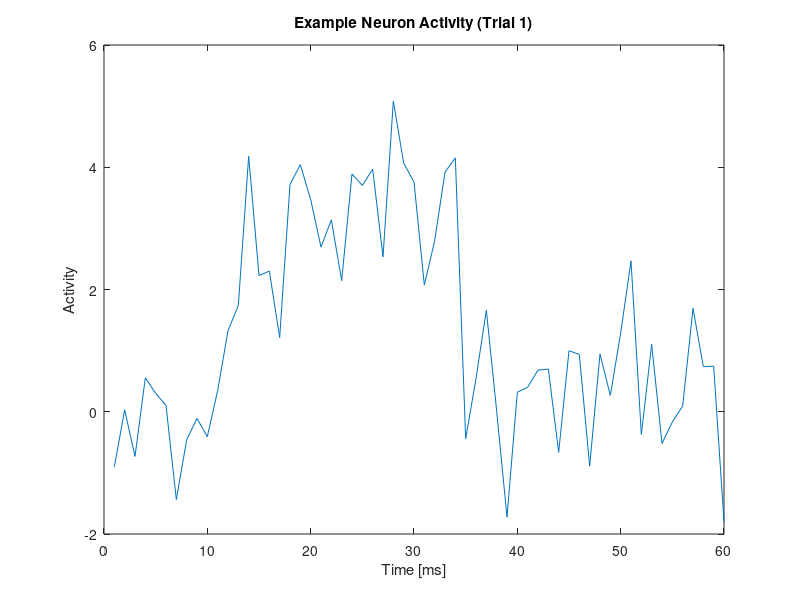

MATLAB code to generate this figure: (Note: this script raises an error after producing the figure.)
%% *Tutorial: Overview of how to use the MINT toolbox -  MI*
% This tutorial provides an introduction on how to use the MI function from 
% the MINT toolbox to compute Mutual Information. 
%% Data simulation
% This simulation models neural activity in response to two types of stimuli 
% over multiple trials, simulating a network of 20 neurons across 60 ms and 200 
% trials. Each neuron has a baseline activity with noise. Neurons are categorized 
% as responsive to stimulus 1, stimulus 2, or non-responsive. When the assigned 
% stimulus is presented, responsive neurons show an activity spike within a random 
% window (variable in onset and duration), while non-responsive neurons maintain 
% baseline activity. You can change the parameters of the simulation in order 
% to explore the influence on the results.

clc, clear
rng(0)
nNeurons = 20;          
nTimepoints = 60;  %ms      
nTrials = 100;  

baselineActivity = 0.2;  % Baseline activity level
noiseLevel = 0.9;        % Level of random noise in baseline activity
stimulus_amplitude = 3;  % Increase in activity for stimulus-responsive neurons

stimulus = randi([1, 2], 1, nTrials);

% Assign neurons to respond to either stimulus 1, stimulus 2, or not respond
respond_to_stimulus1 = randperm(nNeurons, floor(nNeurons / 3)); 
remaining_neurons = setdiff(1:nNeurons, respond_to_stimulus1); 
respond_to_stimulus2 = remaining_neurons(randperm(length(remaining_neurons), floor(nNeurons / 3))); 
non_responsive_neurons = setdiff(1:nNeurons, [respond_to_stimulus1, respond_to_stimulus2]);

% Create baseline neural activity (nNeurons x nTimepoints x nTrials)
neural_data = baselineActivity + noiseLevel * randn(nNeurons, nTimepoints, nTrials);

% Embed stimulus-related activity for neurons responsive to stimulus 1
for neuron = respond_to_stimulus1
    response_window_start = randi([10, 30]); % Random start of window 
    response_window_length = randi([5, 25]); % Random length of window
    response_window_end = min(response_window_start + response_window_length, nTimepoints);    
    % Increase activity during the response window in each trial where stimulus == 1
    for trial = 1:nTrials
        if stimulus(trial) == 1
            neural_data(neuron, response_window_start:response_window_end, trial) = ...
                neural_data(neuron, response_window_start:response_window_end, trial) + stimulus_amplitude;
        end
    end
end

% Embed stimulus-related activity for neurons responsive to stimulus 2
for neuron = respond_to_stimulus2
    response_window_start = randi([10, 30]); % Random start of window 
    response_window_length = randi([5, 25]); % Random length of window
    response_window_end = min(response_window_start + response_window_length, nTimepoints);    
    % Increase activity during the response window in each trial where stimulus == 2
    for trial = 1:nTrials
        if stimulus(trial) == 2
            neural_data(neuron, response_window_start:response_window_end, trial) = ...
                neural_data(neuron, response_window_start:response_window_end, trial) + stimulus_amplitude;
        end
    end
end

% Visualize example data for a single neuron across time in a single trial
figure;
plot(squeeze(neural_data(1, :, 1)));
title('Example Neuron Activity (Trial 1)');
xlabel('Time [ms]');
ylabel('Activity');
% Settings of MI to compute the Mutual Information
% The |MI| function is designed to compute mutual information (MI) and related 
% information-theoretic measures between two sets of input data, referred to as 
% A and B. These inputs are provided as a cell array, where |inputs{1}| corresponds 
% to the first dataset (A) and |inputs{2}| corresponds to the second dataset (B). 
% If either A, B, or both inputs are time series, the output will also be returned 
% as a time series.
% 
% You can specify which types of entropy calculations you would like to perform 
% by passing a cell array of strings in the |req|O|utputs| parameter. To compute 
% the Mutual Information of A and B, specify {|'I(A;B)'}| as output request.
% 
% The |MI| function provides an array of optional parameters that can be specified 
% using a structure. These options allow for customization of the mutual information 
% calculations according to the user's requirements. If these parameters are not 
% provided, the function will default to predefined settings.
% 
% The options you can define are: 
%% 
% * 'bin_method'                 : specifies the method used to bin the data                                                   
% (default: none)                     
% * 'n_bins'                         : specifies the number of bins                                                                        
% (default: 3)
% * 'bias'                             : specifies the bias correction method                                                            
% (default: naive)
% * ('xtrp'/'shuff')                 : further specification for the bias correction 
% methods 'qe' and 'shuffSub'      (default: 10 xtrp/20 shuff)
% * 'supressWarnings'        : option to supress warnings e.g. for missing opts 
% fields                                (default: false)
% * 'NaN_handling'             : specify how to deal with NaN values in the 
% data                                          (default: error)
% * 'computeNulldist'          : If set to true, generates a null distribution 
% based on the specified inputs     (default: false)

% To bin your data, you must specify both the binning method and the number of bins. You can set different methods 
% or number of bins for each input. If only one is provided, it will be applied to all inputs. 
% For more details type 'help binning' in your Command Window.
MI_opts.bin_method = {'eqpop','none'};     % Options:                                      
                                            % 'eqpop' (equal population), 
                                            % 'eqspace' (equal spacing)
                                            % 'userEdges'
                                            % 'none' (no binning)                                   
MI_opts.n_bins = {3};                       % Specify an integer for the number of bins     


% To correct for sampling bias, you can specify methods for bias correction in the MINT toolbox. If its not naive 
% you will get the naive values as the second output of the functions. 
% For more details type 'help correction' in your Command Window.
MI_opts.bias = 'ksg';             % Options:                                           
                                            % 'plugin' (no bias correction)                                                                       
                                            % 'qe' (Quadratic Extrapolation), 
                                            % 'le' (Linear Extrapolation), 
                                            % 'qe_shuffSub' (Quadratic with Shuffle Subtraction), 
                                            % 'le_shuffSub' (Linear with Shuffle Subtraction), 
                                            % 'shuffSub' (Shuffle Subtraction), 
                                            % 'pt' (Panzeri-Treves), 
                                            % 'bub' (BUB Correction), 
                                            % 'shuffCorr' (Shuffle Correction)

% If you use 'qe' you have to specify the number of extrapolations (opts.xtrp) the correction function should to. 
% If you use 'shuffSub' you have to specify the number of shufflings (opts.shuff) the correction function should to. 
MI_opts.shuff = 2;   
MI_opts.xtrp = 5; 

% Several functions give you warning, e.g. if you did not specify an opts field that is needed and the function is 
% using the default it will inform you. If you don't want to get these warning you can supress them with the opts field 
% supressWarnings (default: false).
MI_opts.supressWarnings = true;
MI_opts.computeNulldist = false;
MI_opts.NaN_handling = 'removeTrial';        % Options:                                          
                                             % 'error' (Throws an error if NaN values are detected in any input)
                                             % 'removeTrial' (Removes trials (across all variables) that contain NaN values)  
% 
% MI Outputs
% The function can output three variables based on the specified settings:
%% 
% # *MI_values*: This is a cell array containing the information values based 
% on the specified reqOutputs argument. Each cell represents one requested output 
% in the same order as specified
% # *MI_naive*: This cell array contains the naive estimates. These estimates 
% are calculated without any bias correction. It is important to note that if 
% no bias correction is performed during the computation, the MI_values will be 
% identical to the MI_naive values.
% # *MI_nullDist*: This output contains the results of the null distribution 
% computation, which is useful for significance testing. If the null distribution 
% is not computed, this output will be zero.   
%% 
% 
% How to compute the Mutual Information
% 1. Compute the Mutual Information of each Neuron across time
% If you want to compute the Mutual Information for each neuron based on the 
% above defined settings, you can call the MI function as follows: 

MI_singleNeuron = zeros(nNeurons, nTimepoints);
reqOutputs = {'I(A;B)'};
for neuron = 1:nNeurons
    neuron_data = neural_data(neuron,:,:);
    inputs = {neuron_data, stimulus};   
    MI_singleNeuron(neuron,:) = cell2mat(MI(inputs, reqOutputs, MI_opts));
end 

% Select example neurons for each group
non_responsive_neuron = non_responsive_neurons(1); 
responsive_neuron_1 = respond_to_stimulus1(1);     
responsive_neuron_2 = respond_to_stimulus2(1);     

time = 1:nTimepoints;
figure;
plot(time, MI_singleNeuron(non_responsive_neuron, :), 'Color', [0.3, 0.3, 0.3], 'LineWidth', 1.5); 
hold on;
plot(time, MI_singleNeuron(responsive_neuron_1, :), 'Color', [0.1, 0.6, 0.8], 'LineWidth', 1.5);   
plot(time, MI_singleNeuron(responsive_neuron_2, :), 'Color', [0.9, 0.4, 0.2], 'LineWidth', 1.5);   
hold off;

xlabel('Time [ms]');
ylabel('Information [bits]');
legend(["Non-informative neuron", "Neuron informative about stimulus 1", "Neuron informative about stimulus 2"], "FontSize", 12, "FontWeight", "bold", "Position", [0.1735 0.8668 0.4071, 0.1119])

grid on;
% 2. Test for significance
% To test for significance, you may want to generate a null distribution.The 
% functions in the MINT toolbox offer an option to do this through the `opts.computeNulldist` 
% parameter. To obtain the null distribution, set this option to `true` and specify 
% the number of samples using `opts.n_samples` (default is 100). 
% 
% You can also indicate which variables should be shuffled to create the null 
% distribution or specify if the shuffling should be conditioned on another variable 
% using `opts.shuffling`. If you provide multiple shuffling definitions, the function 
% will output one null distribution for each shuffling definition specified. (default: 
% 'A' (just the firstinput variable is going to be shuffled). 
% 
% You can also specify the dimension that should be shuffled with opts.dim_shuffle. 
% For 'Trials' it shuffles the last dimension, for 'Objects' the first and for 
% 'Timepoints' the second.
% 
% For more information, type |help create_nullDist| in your Command Window.
% 
% To test for example for which timepoints a neuron carries significant information 
% about the stimulus, we can first compute the null Distribution and then test 
% for significance 

MI_opts.computeNulldist = true;  
MI_opts.parallel_sampling = true;   
MI_opts.n_samples = 100;
MI_opts.shuffling = {'A'};
MI_opts.dim_shuffle = {'Trials'};


timePointInfo = find(MI_singleNeuron(respond_to_stimulus1(1),:) > 0.4);
neuron_data = neural_data(respond_to_stimulus1(1),:,:);
inputs = {neuron_data, stimulus};   
[~, ~, MI_nullDist] = MI(inputs, reqOutputs, MI_opts);   % this can take a while, to speed up the computation you can reduce the number of samples in n_samples

MI_nullDist = cell2mat(MI_nullDist);
MI_info = MI_singleNeuron(respond_to_stimulus1(1),:);

p_values = zeros(1, nTimepoints);
for t = 1:nTimepoints
    [~, p_values(t)] = ttest(MI_nullDist(:, t), MI_info(t));         
end
% 3. Compute the Population Information  
% When analysing high-dimensional neuronal responses (such as the activity of 
% populations of many neurons), the data space grows exponentially, making it 
% inefficient to directly sample the joint response probabilities from the data. 
% Therefore the MINT toolbox provides dimensionality reduction methods for the 
% population activity. You can find the dimensionality reduction methods in the 
% folder 'function_wrapper', including:
%% 
% * glm_wrapper
% * svm_wrapper
% * pca_wrapepr
% * nmf_wrapper
%% 
% SVM_wrapper
% 
% Here you will find an example how to use the svm_wrapper. Similar to the main 
% functions, the dimensionality reduction wrapper has three inputs. The first 
% one is the data and for the other two, which are optional, the user can specify 
% the requested outputs and a structure with customized options.
% 
% For the svm_wrapper these options include:
%% 
% * 'svm_family'                 : Type of SVM to use, options include 'linear' 
% and 'RBF'                                                    (default: linear)
% * 'cv'                                : specifies the crossvalidation method 
% to fit the model                                                      (default: 
% Resubstitution (train and fit on all trials))                     
% * 'libsvm'                         : specifies if the function uses libsvm 
% or matlab functions                                                 (default: 
% false)
% * 'Standardize'                :  Boolean indicating whether to standardize 
% features                                                       (default: true)
% * 'optim_opts'                  : structure specifing options for hyperparameter 
% optimization crossvalidation                  (default: empty struct)
% * 'hp_C'                           : if no hyperparameter is specified, this 
% parameter can define C                                       (default: 1)
% * 'hp_gamma'                  : if no hyperparameter is specified, this parameter 
% can define gamma                             (default: 1/number of Features)
%% 
% The structure specifing options for hyperparameter optimization crossvalidation 
% includes the following fields:
%% 
% * 'optimization'                : set to true to perform hyperparameter optimization                                                        
% (default: (if optim_opts structure is not empty) true)                     
% * 'optim_cv'                     : specifies the crossvalidation method for 
% hyperparameter optimization                          (default:  Resubstitution)
% * 'C_range'                     : Range of C values for hyperparameter optimization                                                       
% (default: [1e-3, 1e3])
% * 'gamma_range'            : Range of gamma values (RBF SVM) for hyperparameter 
% optimization                          (default: [1e-3, 1e3])
% * 'parallel'                       : set to true to perform optimization in 
% parallel                                                                   (default: 
% false)
% * 'MaxIter'                       : Maximum number of iterations for optimization                                                               
% (default: 50)

SVM_opts.cv = {'KFold', 3};                       % Cross-validation method:
                                                  % - 'KFold' (k-fold cross-validation, default k=5)
                                                  % - 'HoldOut' (train-test split)
                                                  % - 'LeaveMOut' (leave m out)
                                                  % - 'LeaveOut' (leave one out)
                                                  % - 'Resubstitution' (fit on entire dataset)
SVM_opts.libsvm = false;                         
                                                                                                
% If you want to perform hyperparameter optimization, you must specify a second
% structure, optim_opts, that contains the optimization parameters.
SVM_optim_opts.optimization = true;               % Set to true to perform hyperparameter optimization.

SVM_optim_opts.optim_cv = {'KFold', 2};           % Cross-validation method for hyperparameter optimization.
                                                  % Same options as in the outer loop cross-validation.

SVM_optim_opts.C_range = [1e-3, 1e3];             % Range of C values for hyperparameter optimization.

SVM_optim_opts.gamma_range = [1e-3, 1e3];         % Range of gamma values for RBF kernel for hyperparameter optimization.

SVM_optim_opts.parallel = true;                   % Whether to run optimization in parallel (default: false).

SVM_optim_opts.MaxIter = 50;                      % Maximum number of iterations for optimization (default: 50).

SVM_opts.optim_opts = SVM_optim_opts;             % Add optimization options to the SVM options.
%% 
% After specifying the opts for the dimensionality reduction options, you can 
% define the requested outputs. Options are:
%% 
% * 'labels'                                        : The predicted labels for 
% each data point.
% * 'posteriorProbs'                          : The posterior probabilities 
% for each class prediction.
% * 'optimized_hyperparameters'     : The optimized hyperparameters (if hyperparameter 
% optimization is performed).
% * 'betaWeights'                              : The beta weights for the model 
% (only for a linear SVM).
% * 'intercept'                                    : The intercept term (or 
% bias) of the model.
% * 'mean_betaWeights'                   : The mean of the beta weights across 
% all folds (only for a linear SVM).
% * 'testIdx'                                       : The indices of the test 
% set used in each fold during cross-validation.
% * 'all'                                              : Outputs all outputs 
% described above in the following order: 
%% 
% {'labels', 'posteriorProbs', 'optimized_hyperparameters', 'betaWeights', 'intercept', 
% 'mean_betaWeights', 'testIdx'}
% 
% To fit the svm we have to take the mean response over time for each neuron 
% as the svm takes 2 dimensional data as an input:

reqOutputs = {'labels', 'mean_betaWeigths', 'intercept'};
mean_response = squeeze(mean(neural_data,2));

inputs = {mean_response, stimulus};   
SVM_out = svm_wrapper(inputs, reqOutputs, SVM_opts);
redX = SVM_out{1};
betaWeights = SVM_out{2};
%% 
% After reducing the dimensionality with the svm_wrapper function, you can compute 
% now the mutual information with the reduced response (Mutual information of 
% predicted labels and original labels)

MI_opts.bin_method = {'none', 'none'}; % we have to adjust the bin_method, as redX is also binary now
MI_population = MI({redX, stimulus}, {'I(A;B)'}, MI_opts);

beta_weights_stimulus1 = mean(betaWeights(respond_to_stimulus1));
beta_weights_stimulus2 = mean(betaWeights(respond_to_stimulus2));
beta_weights_nonresponsive = mean(betaWeights(non_responsive_neurons));
disp(['Population information: ', num2str(MI_population{1}), ', ', ...
      'Mean Beta Weight - Stimulus 1 Responsive: ', num2str(beta_weights_stimulus1), ', ', ...
      'Mean Beta Weight - Stimulus 2 Responsive: ', num2str(beta_weights_stimulus2), ', ', ...
      'Mean Beta Weight - Non-Responsive Neurons: ', num2str(beta_weights_nonresponsive)]);


intercept = SVM_out{3}; 
beta_means = [beta_weights_stimulus1, beta_weights_stimulus2, beta_weights_nonresponsive];
group_names = {'Stim1 Responsive', 'Stim2 Responsive', 'Non-Responsive'};

% Plot
figure('Position', [100, 100, 800, 500]);  
bar(beta_means, 'FaceColor', 'flat');     
hold on;

colors = [0.2, 0.6, 0.8; 0.8, 0.4, 0.4; 0.6, 0.6, 0.6];  
for i = 1:length(beta_means)
    bar(i, beta_means(i), 'FaceColor', colors(i, :), 'EdgeColor', 'k', 'LineWidth', 1.2);
end
yline(intercept, '--k', 'LineWidth', 2, 'Label', 'Intercept');

set(gca, 'XTickLabel', group_names, 'FontSize', 12, 'LineWidth', 1.5);
ylabel('Mean Beta Weight', 'FontSize', 14);
title('Mean Beta Weights by Neuron Group with SVM Intercept', 'FontSize', 16);
hold off;


%